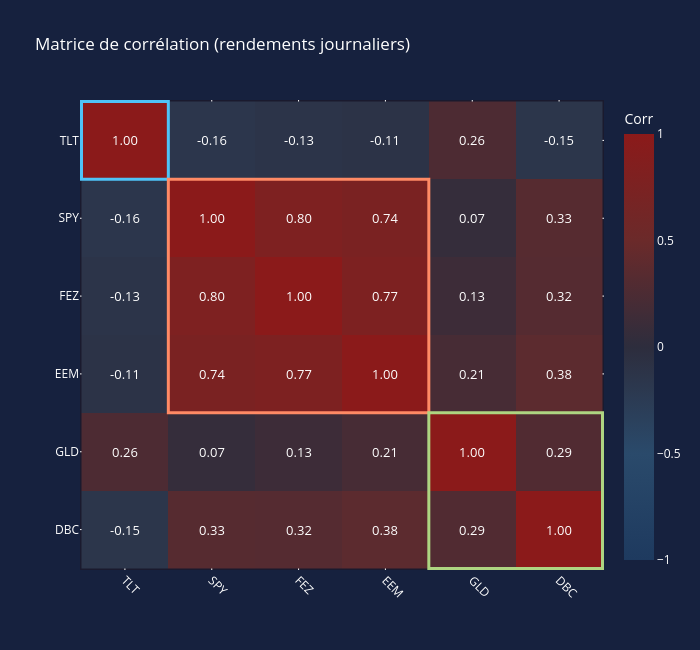

Source (notebook cell):
### Markdown cell above
# Matrice de corrélation

### Code cell
# Corrélation sur les rendements journaliers
returns = close_df.dropna().pct_change().dropna()

# Regrouper par asset class
order = ['TLT', 'SPY', 'FEZ', 'EEM', 'GLD', 'DBC']
corr = returns[order].corr()
tickers = list(corr.columns)

# Groupes pour les encadrés
groups = {
    'Bond':      {'tickers': ['TLT'],            'color': '#4fc3f7'},
    'Equity':    {'tickers': ['SPY', 'FEZ', 'EEM'], 'color': '#ff8a65'},
    'Commodity': {'tickers': ['GLD', 'DBC'],      'color': '#aed581'},
}

# Colorscale dark
dark_colorscale = [
    [0.0,  "#1e3a5f"],
    [0.25, "#2a4a6b"],
    [0.5,  "#2d2d3d"],
    [0.75, "#6b2a2a"],
    [1.0,  "#8b1a1a"],
]

fig = go.Figure(data=go.Heatmap(
    z=corr.values[::-1],
    x=tickers,
    y=tickers[::-1],
    zmin=-1, zmax=1,
    colorscale=dark_colorscale,
    text=np.round(corr.values[::-1], 2),
    texttemplate="%{text:.2f}",
    textfont=dict(size=13, color="white"),
    colorbar=dict(tickfont=dict(color="white"), title=dict(text="Corr", font=dict(color="white"))),
))

# Encadrer chaque groupe sur la diagonale
n = len(tickers)
for gname, ginfo in groups.items():
    idx_start = tickers.index(ginfo['tickers'][0])
    idx_end   = tickers.index(ginfo['tickers'][-1])

    x0 = idx_start - 0.5
    x1 = idx_end + 0.5
    y0 = (n - 1 - idx_end) - 0.5
    y1 = (n - 1 - idx_start) + 0.5

    fig.add_shape(type="rect", x0=x0, x1=x1, y0=y0, y1=y1,
                  line=dict(color=ginfo['color'], width=3),
                  xref="x", yref="y")

fig.update_layout(
    title=dict(text="Matrice de corrélation (rendements journaliers)", font=dict(color="white")),
    width=700, height=650,
    paper_bgcolor="#16213e",
    plot_bgcolor="#1a1a2e",
    xaxis=dict(tickfont=dict(color="white"), tickangle=45, side="bottom"),
    yaxis=dict(tickfont=dict(color="white")),
)
fig.show()

### Figure 1 — Plotly figure (JSON) as saved in the notebook; plotly's stock layout.template omitted (floating-point values rounded to 4 significant figures)
{"data": [{"colorbar": {"tickfont": {"color": "white"}, "title": {"font": {"color": "white"}, "text": "Corr"}}, "colorscale": [[0, "#1e3a5f"], [0.25, "#2a4a6b"], [0.5, "#2d2d3d"], [0.75, "#6b2a2a"], [1, "#8b1a1a"]], "text": [[-0.15, 0.33, 0.32, 0.38, 0.29, 1.0], [0.26, 0.07, 0.13, 0.21, 1.0, 0.29], [-0.11, 0.74, 0.77, 1.0, 0.21, 0.38], [-0.13, 0.8, 1.0, 0.77, 0.13, 0.32], [-0.16, 1.0, 0.8, 0.74, 0.07, 0.33], [1.0, -0.16, -0.13, -0.11, 0.26, -0.15]], "textfont": {"color": "white", "size": 13}, "texttemplate": "%{text:.2f}", "type": "heatmap", "x": ["TLT", "SPY", "FEZ", "EEM", "GLD", "DBC"], "y": ["DBC", "GLD", "EEM", "FEZ", "SPY", "TLT"], "z": [[-0.1477, 0.334, 0.3242, 0.376, 0.2897, 1.0], [0.2577, 0.06544, 0.1325, 0.2066, 1.0, 0.2897], [-0.1104, 0.7416, 0.7742, 1.0, 0.2066, 0.376], [-0.1252, 0.7961, 1.0, 0.7742, 0.1325, 0.3242], [-0.1608, 1.0, 0.7961, 0.7416, 0.06544, 0.334], [1.0, -0.1608, -0.1252, -0.1104, 0.2577, -0.1477]], "zmax": 1, "zmin": -1}], "layout": {"height": 650, "paper_bgcolor": "#16213e", "plot_bgcolor": "#1a1a2e", "shapes": [{"line": {"color": "#4fc3f7", "width": 3}, "type": "rect", "x0": -0.5, "x1": 0.5, "xref": "x", "y0": 4.5, "y1": 5.5, "yref": "y"}, {"line": {"color": "#ff8a65", "width": 3}, "type": "rect", "x0": 0.5, "x1": 3.5, "xref": "x", "y0": 1.5, "y1": 4.5, "yref": "y"}, {"line": {"color": "#aed581", "width": 3}, "type": "rect", "x0": 3.5, "x1": 5.5, "xref": "x", "y0": -0.5, "y1": 1.5, "yref": "y"}], "title": {"font": {"color": "white"}, "text": "Matrice de corrélation (rendements journaliers)"}, "width": 700, "xaxis": {"side": "bottom", "tickangle": 45, "tickfont": {"color": "white"}}, "yaxis": {"tickfont": {"color": "white"}}}}
